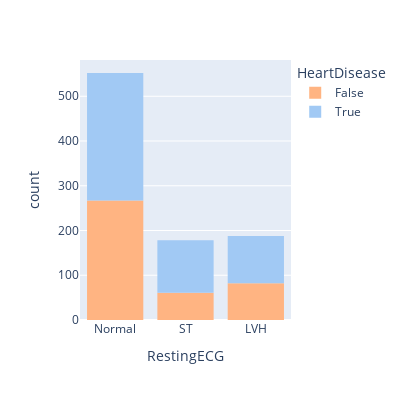

This figure's notebook cell:
### Code cell
fig = px.histogram(df, x="RestingECG", color="HeartDisease",width=400, height=400,color_discrete_sequence= ploty_sea_color)
fig.show()

### Figure 1 — Plotly figure (JSON) as saved in the notebook; plotly's stock layout.template omitted (floating-point values rounded to 4 significant figures; data arrays with more than 128 entries replaced by an {"elided": "..."} marker saying what was removed)
{"data": [{"alignmentgroup": "True", "bingroup": "x", "hovertemplate": "HeartDisease=False<br>RestingECG=%{x}<br>count=%{y}<extra></extra>", "legendgroup": "False", "marker": {"color": "rgb(255,180,130)", "pattern": {"shape": ""}}, "name": "False", "offsetgroup": "False", "orientation": "v", "showlegend": true, "type": "histogram", "x": {"elided": "410 str values"}, "xaxis": "x", "yaxis": "y"}, {"alignmentgroup": "True", "bingroup": "x", "hovertemplate": "HeartDisease=True<br>RestingECG=%{x}<br>count=%{y}<extra></extra>", "legendgroup": "True", "marker": {"color": "rgb(161,201,244)", "pattern": {"shape": ""}}, "name": "True", "offsetgroup": "True", "orientation": "v", "showlegend": true, "type": "histogram", "x": {"elided": "508 str values"}, "xaxis": "x", "yaxis": "y"}], "layout": {"barmode": "relative", "height": 400, "legend": {"title": {"text": "HeartDisease"}, "tracegroupgap": 0}, "margin": {"t": 60}, "width": 400, "xaxis": {"anchor": "y", "domain": [0, 1], "title": {"text": "RestingECG"}}, "yaxis": {"anchor": "x", "domain": [0, 1], "title": {"text": "count"}}}}
